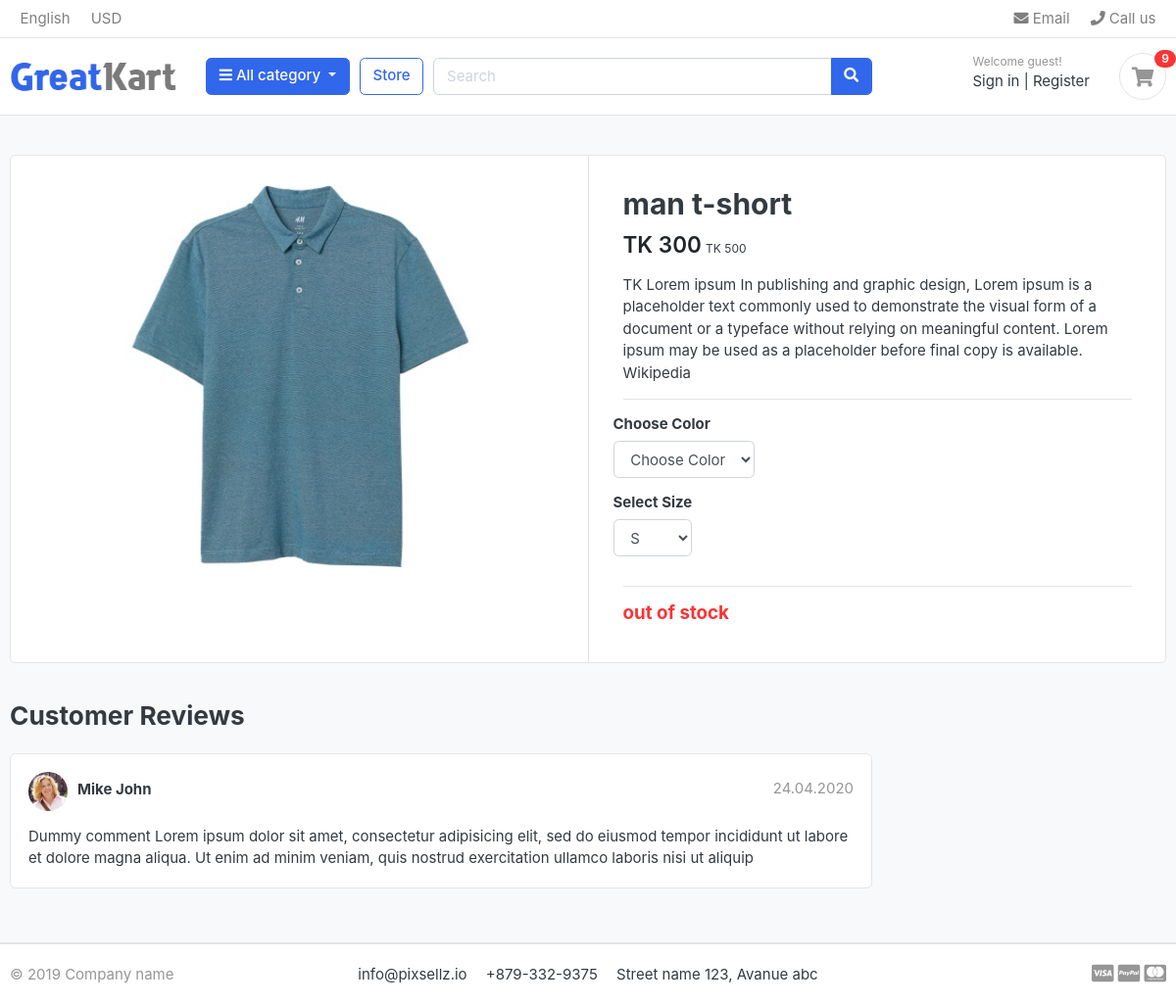
The app's page /product-detail/man-t-shirt/man-t-short/9/ (signed in) with its own data.
### store/models.py (models this page shows, shortened)
class Product(models.Model):
    name          = models.CharField(max_length=100)
    slug          = models.SlugField(max_length=100)
    selling_price = models.IntegerField()
    regular_price = models.IntegerField()
    desc          = models.TextField()
    is_availabe   = models.BooleanField(default=True)
    in_stock      = models.IntegerField()
    category      = models.ForeignKey(Category, on_delete=models.CASCADE)
    created_date  = models.DateField(auto_now_add=False)
    img           = models.ImageField(upload_to='projImg/')

### store/views.py (the view)
# urls.py: path('product-detail/<slug:category>/<slug:product>/<int:id>/', views.products_detail, name="product_detail"),
def products_detail(request, category, product, id):
    try:
        get_prod = Product.objects.get(
            category__slug=category, slug=product, pk=id)
    except Exception as e:
        raise e
    return render(request, 'product-detail.html', {'get_prod': get_prod})

### store/context_processorse.py (called while the page is built)
def menu_links(request):
    link =Category.objects.all()
    return {'links': link}

def cart_count(request):
    cart_counter = 0
    cart_counteing = Cart.objects.filter(user=request.user)
    for cart in cart_counteing:
        temp_count = cart.quantity
        cart_counter += temp_count
    return {'cart_counter' : cart_counter}

### store/models.py (called while the page is built)
    def get_absolute_url(self):
        return reverse("products_by_category", args=[self.slug])

### store/templates/product-detail.html (shortened to what this page needs)
{% extends 'base.html' %}
{% load static %}
{% block main %}
<section class="section-content padding-y bg">
	<div class="container">
	<div class="card">
		<div class="row no-gutters">
			<aside class="col-md-6">
	<article class="gallery-wrap">
		<div class="img-big-wrap">
		   <a href="#"><img src="{{get_prod.img.url}}"></a>
		</div>
	</article>
			</aside>
			<main class="col-md-6 border-left">
				<form action="{% url 'add_to_cart' get_prod.id %}" method="GET">
	<article class="content-body">
	<h2 class="title">{{get_prod.name}}</h2>
	<div class="mb-3">
		<var class="price h4">TK {{get_prod.selling_price}}</var>
		<small>TK {{get_prod.regular_price}}</small>
	</div>
	<p>TK {{get_prod.desc}}</p>
	<hr>
		<div class="row">
			<div class="item-option-select">
				<h6>Choose Color</h6>
				<select name="color" class="form-control" required>
					<option value=""  selected disabled >Choose Color</option>
				</select>
			</div>
		</div>
		<div class="row">
			<div class="item-option-select">
				<h6>Select Size</h6>
				<select name="size" id="" class="form-control">
					<option value="S">S</option>
				</select>
			</div>
		</div>
		<hr>
		{% if get_prod.in_stock <= 0 %}
		<h5 class="text-danger"> out of stock</h5>
		{% else %}
		<button class="btn  btn-primary"> <span class="text">Add to cart</span> <i class="fas fa-shopping-cart"></i>  </button>
		{% endif %}
	</article>
	</form>
			</main>
		</div>
	</div>
	<br>
	<div class="row">
				<div class="col-md-9">
		<header class="section-heading">
			<h3>Customer Reviews </h3>
		</header>
		<article class="box mb-3">
			<div class="icontext w-100">
				<img src="./images/avatars/avatar1.jpg" class="img-xs icon rounded-circle">
				<div class="text">
					<span class="date text-muted float-md-right">24.04.2020 </span>
					<h6 class="mb-1">Mike John </h6>
				</div>
			</div>
			<div class="mt-3">
				<p>
					Dummy comment Lorem ipsum dolor sit amet, consectetur adipisicing elit, sed do eiusmod
					tempor incididunt ut labore et dolore magna aliqua. Ut enim ad minim veniam,
					quis nostrud exercitation ullamco laboris nisi ut aliquip
				</p>
			</div>
		</article>
		</div>
	</div>
	</div>
	</section>
{% endblock main %}

### store/static/css/ui.css (style rules this page uses)
html { font-family: "Inter", sans-serif; font-size: 15px; }
.content-body { flex: 1 1 auto; padding: 2rem 2.3rem; }
.img-xs, .img-sm, .img-md, .img-lg { -o-object-fit: cover; object-fit: cover; flex-shrink: 0; flex-grow: 0; }
.img-xs { width: 40px; height: 40px; }
.padding-y { padding-top: 40px; padding-bottom: 40px; }
var { font-style: normal; }
article:after, .form-group:after { display: block; clear: both; content: ""; }
.bg { background-color: #f8f9fa; }
.section-heading { margin-bottom: 20px; margin-top: 15px; }
p:last-child { margin-bottom: 0; }
.icontext { display: inline-flex; align-items: center; vertical-align: middle; }
.icontext .text { width: 100%; line-height: 1.2; }
.icontext .icon { position: relative; margin-right: 10px; flex-shrink: 0; flex-grow: 0; }
.price { font-weight: 600; color: #212529; }
.box { padding: 18px; background: #fff; border-radius: 0.37rem; border: 1px solid #e4e4e4; }
.box img { max-width: 100%; }
.gallery-wrap .img-big-wrap { margin-bottom: 10px; border-radius: 0.37rem; overflow: hidden; background-color: #fff; }
.gallery-wrap .img-big-wrap a { text-align: center; display: block; }
.gallery-wrap .img-big-wrap img { height: 450px; width: auto; display: inline-block; }
.item-option-select { margin-bottom: 1rem; display: inline-block; margin-right: 15px; }

### records on screen
Product: img (picture), name "man t-short", selling_price "300", regular_price "500", desc "Lorem ipsum In publishing and graphic design, Lorem ipsum is a placeholder text commonly used to demonstrate the visual form of a document or a typeface without relying on meaningful content. Lorem ipsum may be used as a placeholder before final copy is available. Wikipedia"

### other values on screen
{{ cart_counter }} "9"
